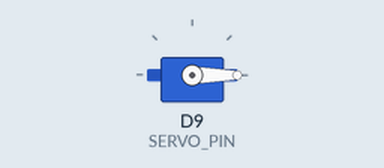
Simulated run of this sketch. Board: Arduino MKR. Parts: servo. WiFi joins after 1.5 s; servers stay silent unless stated; what the sketch prints to the serial monitor is not drawn.

Above: at 0.2 s.
At 2.2 s:
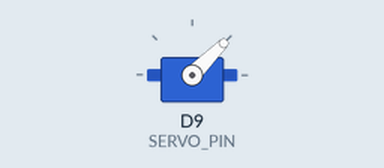
Timing chart, 0 to 3.7 s (numbered marks = the images above):
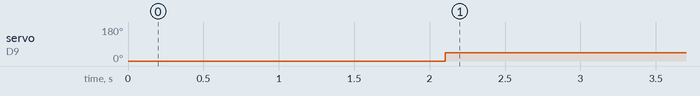

The sketch:

wifi.ino
```cpp
// ============================================================================
// WiFi 신호 강도 모니터 - 서보 모터 제어
// ============================================================================
// 이 코드는 WiFi 신호 강도를 확인하고, 신호 강도에 따라 서보 모터를 제어합니다.
// 신호가 강할수록 서보 모터가 더 많이 돌아갑니다 (3단계: 90도, 45도, 0도)
// ============================================================================

#include <WiFiNINA.h>
#include <Servo.h>

// ============================================================================
// 설정 값들
// ============================================================================

// Wi-Fi 설정 (여기에 사용할 WiFi 이름과 비밀번호를 적어주세요)
const char* WIFI_SSID = "YOUR_WIFI_SSID";       // WiFi 이름 (SSID)
const char* WIFI_PASS = "YOUR_WIFI_PASSWORD";   // WiFi 비밀번호

// 신호 강도 확인 간격 (2초 = 2000밀리초)
const unsigned long RSSI_UPDATE_INTERVAL = 2000;  // 2초마다 신호 강도 확인

// 서보 모터 각도 제어를 위한 신호 강도 기준값
const int RSSI_THRESHOLD_HIGH = 50;  // 신호가 50보다 크면 → 서보 90도
const int RSSI_THRESHOLD_LOW = 30;   // 신호가 30보다 크면 → 서보 45도, 그 이하면 → 서보 0도

// 서보 모터를 연결한 핀 번호
#define SERVO_PIN 9  // 서보 모터를 연결한 핀 번호 (9번 핀)

// ============================================================================
// 상태를 저장하는 변수들
// ============================================================================

Servo servo;

// ============================================================================
// 시작할 때 한 번만 실행되는 함수 (초기화)
// ============================================================================

void setup() {
  // 1단계: 컴퓨터와 통신하기 위한 시리얼 통신 시작
  // 시리얼 모니터에서 메시지를 볼 수 있게 합니다
  Serial.begin(115200);
  delay(100);
  Serial.println(F("\n=== WiFi 신호 강도 모니터 ==="));

  // 2단계: 서보 모터 준비하기
  // 서보 모터를 9번 핀에 연결하고, 처음에는 0도로 설정합니다
  servo.attach(SERVO_PIN);
  servo.write(0);
  Serial.println(F("[초기화] 서보 모터 초기화 완료"));

  // 3단계: WiFi에 연결하기
  connectWiFi();
}

// ============================================================================
// 계속 반복해서 실행되는 함수 (메인 루프)
// ============================================================================

void loop() {
  // 1단계: WiFi가 연결되어 있는지 확인하기
  // 연결이 끊어졌으면 다시 연결을 시도합니다
  if (WiFi.status() != WL_CONNECTED) {
    Serial.println(F("[경고] WiFi 연결이 끊어졌습니다! 재연결 시도 중..."));
    connectWiFi();
  }

  // 2단계: WiFi 신호 강도 확인하고 서보 모터 제어하기
  // 2초마다 한 번씩 실행됩니다
  displayWiFiInfo();
  delay(RSSI_UPDATE_INTERVAL);  // 2초 기다리기
}

// ============================================================================
// WiFi 연결 함수들 (네트워크 연결 및 재연결 처리)
// ============================================================================

// WiFi 네트워크에 연결하는 함수
// 연결이 안 되면 30초 동안 계속 시도하고, 실패하면 아두이노를 재시작합니다
void connectWiFi() {
  Serial.print(F("\n[연결] WiFi 연결 중... WiFi 이름: "));
  Serial.println(WIFI_SSID);

  uint8_t retry = 0;  // 시도 횟수를 세는 변수
  while (WiFi.status() != WL_CONNECTED) {
    WiFi.begin(WIFI_SSID, WIFI_PASS);  // WiFi 연결 시도
    delay(500);  // 0.5초 기다리기
    Serial.print(F("."));  // 연결 시도 중임을 표시
    retry++;  // 시도 횟수 증가
    if (retry > 60) { // 60번 시도하면 (약 30초)
      Serial.println();
      Serial.println(F("[연결 실패] WiFi 연결 실패, 재시작 중..."));
      delay(2000);
      NVIC_SystemReset();  // 아두이노 재시작
    }
  }

  Serial.println();
  Serial.println(F("[연결됨] WiFi 연결됨!"));
  Serial.print(F("[IP 주소] "));
  Serial.println(WiFi.localIP());
}

// ============================================================================
// WiFi 신호 표시 함수들 (신호 강도 확인 및 표시)
// ============================================================================

// WiFi 신호 강도를 확인하고 표시하는 함수
// 신호 강도를 확인하고 그에 따라 서보 모터를 제어합니다
void displayWiFiInfo() {
  if (WiFi.status() == WL_CONNECTED) {
    // 1단계: WiFi 신호 강도 확인하기
    // WiFi.RSSI()는 음수로 나오므로 100을 더해서 양수로 만듭니다
    int rssi = WiFi.RSSI() + 100;

    // 2단계: 신호 강도 값 출력하기
    Serial.print(F("[신호 강도] "));
    Serial.print(rssi);

    // 3단계: 신호 강도에 따라 서보 모터 각도 조절하기
    controlServo(rssi);
  } else {
    Serial.println(F("[오류] WiFi가 연결되지 않았습니다!"));
    // WiFi가 연결되지 않았을 때 서보 모터를 0도로 돌립니다
    servo.write(0);
  }
}

// ============================================================================
// 서보 제어 함수들 (신호 강도에 따른 서보 모터 제어)
// ============================================================================

// 신호 강도에 따라 서보 모터 각도를 조절하는 함수 (3단계 제어)
// 반환값: 실제 RSSI 값에 100을 더한 값 (예: RSSI -50 -> 반환값 50)
void controlServo(int rssi) {
  if (rssi > RSSI_THRESHOLD_HIGH) {
    // 신호가 매우 강함 (50보다 큼) → 서보 모터를 90도로 돌립니다
    servo.write(90);
    Serial.println(F(" [서보 90도]"));
  } else if (rssi > RSSI_THRESHOLD_LOW) {
    // 신호가 보통 (30보다 크고 50 이하) → 서보 모터를 45도로 돌립니다
    servo.write(45);
    Serial.println(F(" [서보 45도]"));
  } else {
    // 신호가 약함 (30 이하) → 서보 모터를 0도로 돌립니다
    servo.write(0);
    Serial.println(F(" [서보 0도]"));
  }
}
```

Measured:
- by itself, servo on D9 (SERVO_PIN): 0° → 45° at 2.1 s
